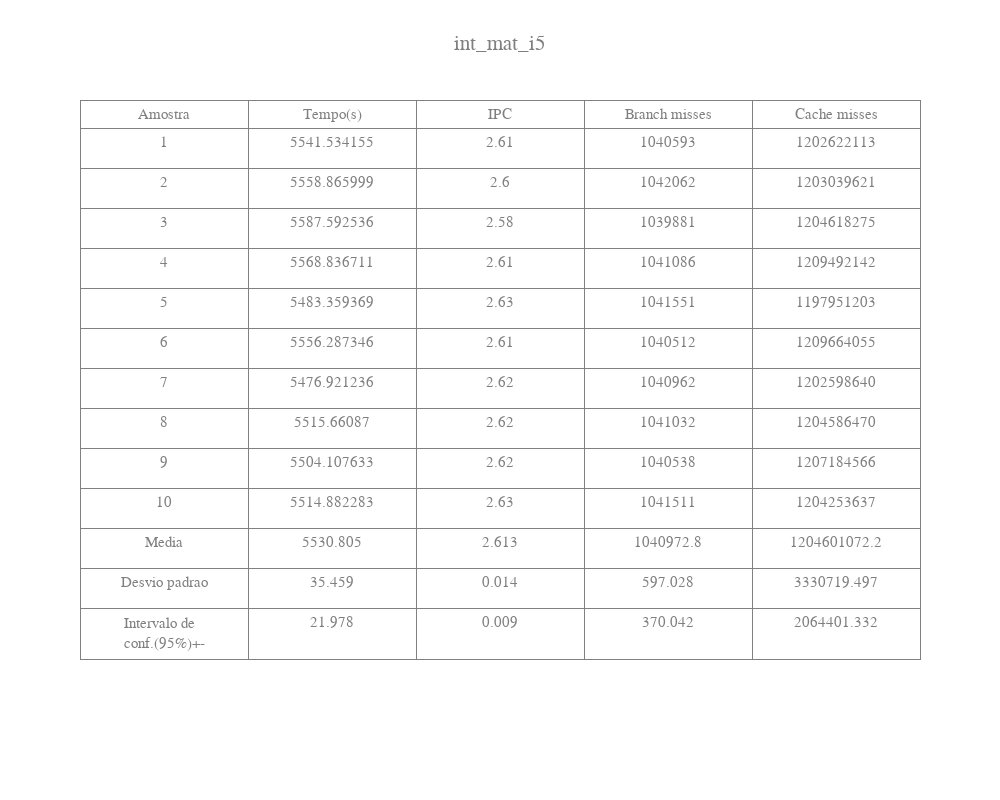
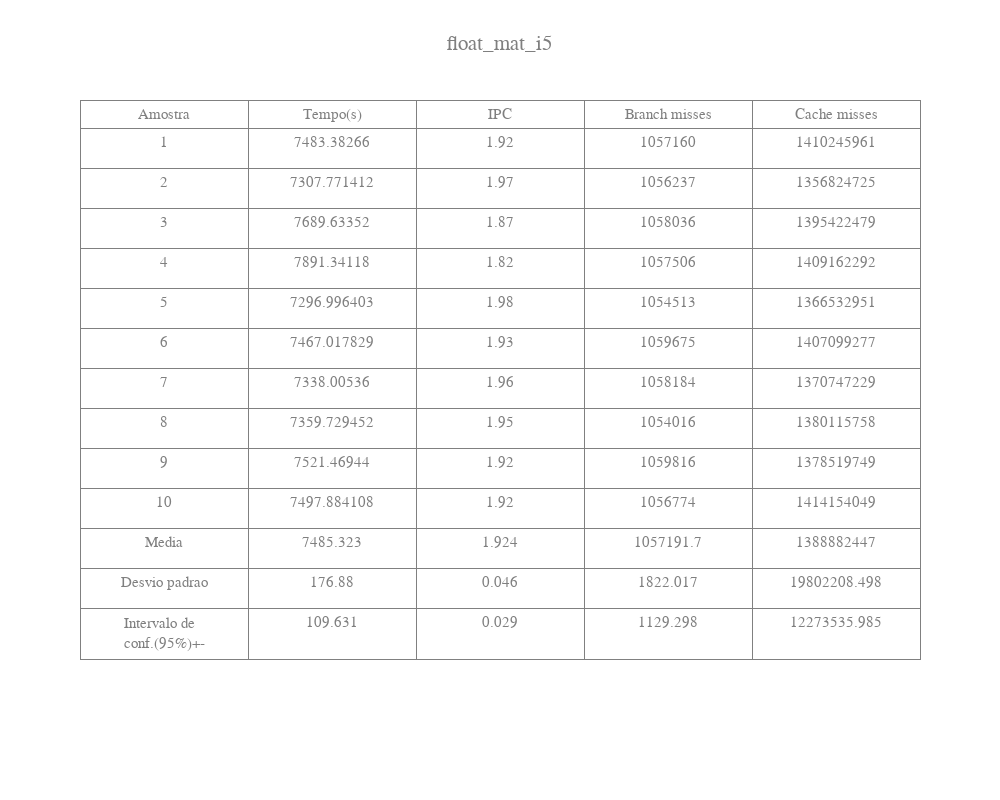
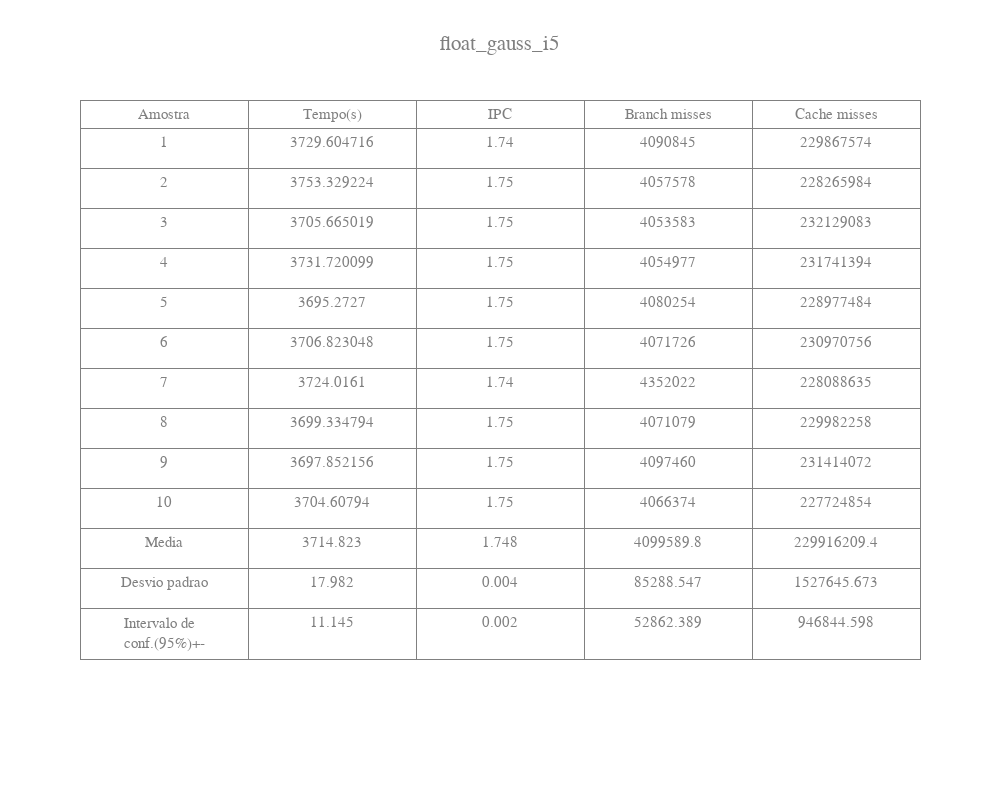
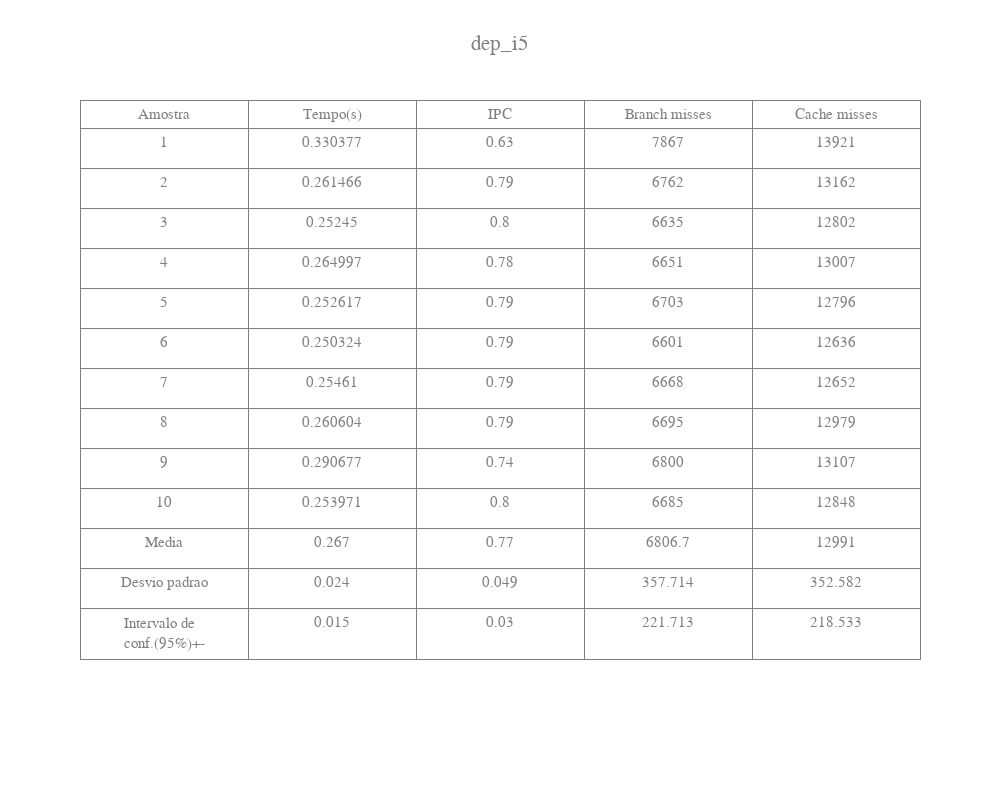

These figures' notebook cell, in order:
### Code cell
def confidence(avg, std, size):
    return 1.96*std/math.sqrt(size)

def plot_tables():
    avgs = dict()
    stds = dict()
    confs = dict()

    for test, data in test_results.items():
        clock_data = np.array([])
        icp_data = np.array([])
        branch_data = np.array([])
        cache_data = np.array([])

        #print('teste: {}'.format(test))
        for results in test_results[test]:
            clock_data = np.append(clock_data, results['clock'])
            icp_data = np.append(icp_data, results['icp'])
            branch_data = np.append(branch_data, results['branch_misses'])
            cache_data = np.append(cache_data, results['cache_misses'])
            #print(results)
        #print('clock data', clock_data)
        clock_avg = round(np.average(clock_data),3)
        clock_std = round(np.std(clock_data),3)
        clock_conf = round(confidence(clock_avg, clock_std, 10),3)
        #print('clock avg {} clock std {} confidence {}\n'.format(clock_avg, clock_std, clock_conf))
        clock_data = np.append(clock_data, clock_avg)
        clock_data = np.append(clock_data, clock_std)
        clock_data = np.append(clock_data, clock_conf)


        #print('icp data ', icp_data)
        icp_avg = round(np.average(icp_data),3)
        icp_std = round(np.std(icp_data),3)
        icp_conf = round(confidence(icp_avg, icp_std, 10),3)
        #print('icp avg {} icp std {} icp conf {} \n'.format(icp_avg, icp_std, icp_conf))
        icp_data = np.append(icp_data, icp_avg)
        icp_data = np.append(icp_data, icp_std)
        icp_data = np.append(icp_data, icp_conf)

        #print('branch data', branch_data)
        branch_avg = round(np.average(branch_data),3)
        branch_std = round(np.std(branch_data),3)
        branch_conf = round(confidence(branch_avg, branch_std, 10),3)
        print('branch conf do teste {}: {}'.format(test, branch_conf))
        #print('branch avg {} branch std {} branch conf {}\n'.format(branch_avg, branch_std, branch_conf))
        branch_data = np.append(branch_data, branch_avg)
        branch_data = np.append(branch_data, branch_std)
        branch_data = np.append(branch_data, branch_conf)

        #print('cache data', cache_data)
        cache_avg = round(np.average(cache_data), 3)
        cache_std = round(np.std(cache_data), 3)
        cache_conf = round(confidence(cache_avg, cache_std, 10), 3)
        #print('cache avg {} cache std {} cache conf {}\n'.format(cache_avg, cache_std, cache_conf))
        cache_data = np.append(cache_data, cache_avg)
        cache_data = np.append(cache_data, cache_std)
        cache_data = np.append(cache_data, cache_conf)

        index_cells = [i for i in range(1,11)]
        index_cells.append('Media')
        index_cells.append('Desvio padrao')
        index_cells.append('Intervalo de conf.(95%)+-')
        cells = [index_cells,clock_data, icp_data, branch_data, cache_data]
        columns = ['Amostra','Tempo(s)','IPC', 'Branch misses', 'Cache misses']

        layout = go.Layout(
            title=test,
            font=dict(family='Courier New, monospace', size=15, color='#7f7f7f'),
            width=1000,
            height=800
        )
        trace = go.Table(
            columnwidth = [40],
            header=dict(values=columns),
            cells=dict(values=cells, height=40)
        )
        data = [trace]
        figure = go.Figure(layout=layout, data=data)
        iplot(figure)

        avgs[test] = dict()
        avgs[test]['clock'] = clock_avg
        avgs[test]['ipc'] = icp_avg
        avgs[test]['branch'] = branch_avg
        avgs[test]['cache'] = cache_avg

        confs[test] = dict()
        confs[test]['clock'] = clock_conf
        confs[test]['ipc'] = icp_conf
        confs[test]['branch'] = branch_conf
        confs[test]['cache'] = cache_conf
        #print('------------------')
        pio.write_image(figure, 'images/{}.jpeg'.format(test))
        #print(avgs)
    return avgs, confs



avgs, confs = plot_tables()

### Figure 1 — Plotly figure (JSON) as saved in the notebook; plotly's stock layout.template omitted (floating-point values rounded to 4 significant figures)
{"data": [{"cells": {"height": 40, "values": [[1, 2, 3, 4, 5, 6, 7, 8, 9, 10, "Media", "Desvio padrao", "Intervalo de conf.(95%)+-"], [5542.0, 5559.0, 5588.0, 5569.0, 5483.0, 5556.0, 5477.0, 5516.0, 5504.0, 5515.0, 5531.0, 35.46, 21.98], [2.61, 2.6, 2.58, 2.61, 2.63, 2.61, 2.62, 2.62, 2.62, 2.63, 2.613, 0.014, 0.009], [1040593, 1042062, 1039881, 1041086, 1041551, 1040512, 1040962, 1041032, 1040538, 1041511, 1041000.0, 597.0, 370.0], [1202622113, 1203039621, 1204618275, 1209492142, 1197951203, 1209664055, 1202598640, 1204586470, 1207184566, 1204253637, 1205000000.0, 3331000.0, 2064000.0]]}, "columnwidth": [40], "header": {"values": ["Amostra", "Tempo(s)", "IPC", "Branch misses", "Cache misses"]}, "type": "table", "uid": "3c10a3b0-136a-43d6-8a5d-4d0fe7191ac6"}], "layout": {"font": {"color": "#7f7f7f", "family": "Courier New, monospace", "size": 15}, "height": 800, "title": "int_mat_i5", "width": 1000}}

### Figure 2 — Plotly figure (JSON) as saved in the notebook; plotly's stock layout.template omitted (floating-point values rounded to 4 significant figures)
{"data": [{"cells": {"height": 40, "values": [[1, 2, 3, 4, 5, 6, 7, 8, 9, 10, "Media", "Desvio padrao", "Intervalo de conf.(95%)+-"], [7483.0, 7308.0, 7690.0, 7891.0, 7297.0, 7467.0, 7338.0, 7360.0, 7521.0, 7498.0, 7485.0, 176.9, 109.6], [1.92, 1.97, 1.87, 1.82, 1.98, 1.93, 1.96, 1.95, 1.92, 1.92, 1.924, 0.046, 0.029], [1057160, 1056237, 1058036, 1057506, 1054513, 1059675, 1058184, 1054016, 1059816, 1056774, 1057000.0, 1822.0, 1129.0], [1410245961, 1356824725, 1395422479, 1409162292, 1366532951, 1407099277, 1370747229, 1380115758, 1378519749, 1414154049, 1388882447, 19800000.0, 12270000.0]]}, "columnwidth": [40], "header": {"values": ["Amostra", "Tempo(s)", "IPC", "Branch misses", "Cache misses"]}, "type": "table", "uid": "9f03ec1c-5c8e-4ad2-a2ea-18c30549207f"}], "layout": {"font": {"color": "#7f7f7f", "family": "Courier New, monospace", "size": 15}, "height": 800, "title": "float_mat_i5", "width": 1000}}

### Figure 3 — Plotly figure (JSON) as saved in the notebook; plotly's stock layout.template omitted (floating-point values rounded to 4 significant figures)
{"data": [{"cells": {"height": 40, "values": [[1, 2, 3, 4, 5, 6, 7, 8, 9, 10, "Media", "Desvio padrao", "Intervalo de conf.(95%)+-"], [3730.0, 3753.0, 3706.0, 3732.0, 3695.0, 3707.0, 3724.0, 3699.0, 3698.0, 3705.0, 3715.0, 17.98, 11.14], [1.74, 1.75, 1.75, 1.75, 1.75, 1.75, 1.74, 1.75, 1.75, 1.75, 1.748, 0.004, 0.002], [4090845, 4057578, 4053583, 4054977, 4080254, 4071726, 4352022, 4071079, 4097460, 4066374, 4100000.0, 85290.0, 52860.0], [229867574, 228265984, 232129083, 231741394, 228977484, 230970756, 228088635, 229982258, 231414072, 227724854, 229900000.0, 1528000.0, 946800.0]]}, "columnwidth": [40], "header": {"values": ["Amostra", "Tempo(s)", "IPC", "Branch misses", "Cache misses"]}, "type": "table", "uid": "6847daec-403c-4822-93e9-0a31bc9882fe"}], "layout": {"font": {"color": "#7f7f7f", "family": "Courier New, monospace", "size": 15}, "height": 800, "title": "float_gauss_i5", "width": 1000}}

### Figure 4 — Plotly figure (JSON) as saved in the notebook; plotly's stock layout.template omitted (floating-point values rounded to 4 significant figures)
{"data": [{"cells": {"height": 40, "values": [[1, 2, 3, 4, 5, 6, 7, 8, 9, 10, "Media", "Desvio padrao", "Intervalo de conf.(95%)+-"], [0.3304, 0.2615, 0.2525, 0.265, 0.2526, 0.2503, 0.2546, 0.2606, 0.2907, 0.254, 0.267, 0.024, 0.015], [0.63, 0.79, 0.8, 0.78, 0.79, 0.79, 0.79, 0.79, 0.74, 0.8, 0.77, 0.049, 0.03], [7867, 6762, 6635, 6651, 6703, 6601, 6668, 6695, 6800, 6685, 6807.0, 357.7, 221.7], [13921, 13162, 12802, 13007, 12796, 12636, 12652, 12979, 13107, 12848, 12991, 352.6, 218.5]]}, "columnwidth": [40], "header": {"values": ["Amostra", "Tempo(s)", "IPC", "Branch misses", "Cache misses"]}, "type": "table", "uid": "5b0275b4-7edd-4263-a1ce-3e28e0d3e5c1"}], "layout": {"font": {"color": "#7f7f7f", "family": "Courier New, monospace", "size": 15}, "height": 800, "title": "dep_i5", "width": 1000}}
